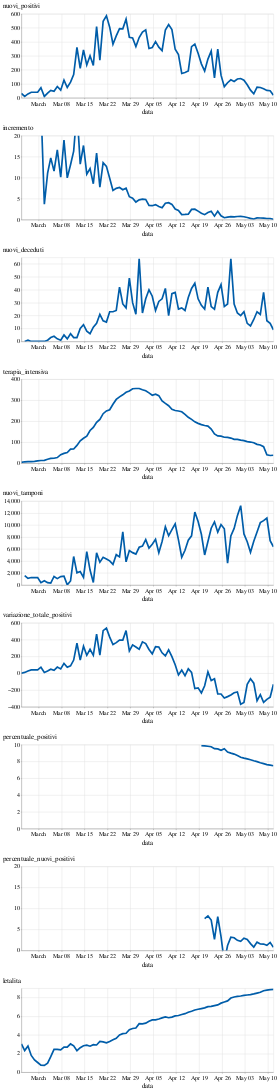

Notebook code cell kept with this figure:
### Code cell
viz.grafici_riassuntivi(reg_df)
